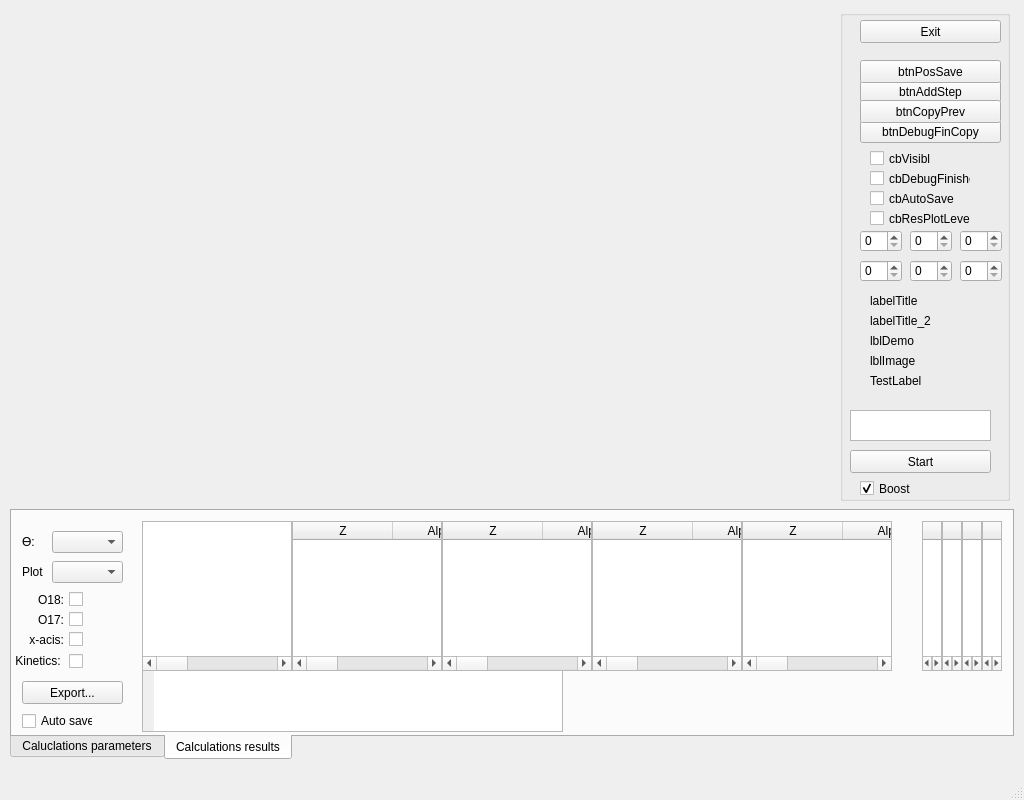
<?xml version="1.0" encoding="UTF-8"?>
<ui version="4.0">
 <class>O18MainWnd</class>
 <widget class="QMainWindow" name="O18MainWnd">
  <property name="geometry">
   <rect>
    <x>0</x>
    <y>0</y>
    <width>1024</width>
    <height>800</height>
   </rect>
  </property>
  <property name="windowTitle">
   <string>O18 Model</string>
  </property>
  <widget class="QWidget" name="centralwidget">
   <property name="autoFillBackground">
    <bool>false</bool>
   </property>
   <widget class="QTabWidget" name="tabWidget">
    <property name="enabled">
     <bool>true</bool>
    </property>
    <property name="geometry">
     <rect>
      <x>10</x>
      <y>509</y>
      <width>1004</width>
      <height>251</height>
     </rect>
    </property>
    <property name="autoFillBackground">
     <bool>false</bool>
    </property>
    <property name="tabPosition">
     <enum>QTabWidget::South</enum>
    </property>
    <property name="currentIndex">
     <number>1</number>
    </property>
    <widget class="QWidget" name="tab">
     <attribute name="title">
      <string>Caluclations parameters</string>
     </attribute>
     <widget class="QGroupBox" name="groupBox">
      <property name="geometry">
       <rect>
        <x>699</x>
        <y>0</y>
        <width>281</width>
        <height>210</height>
       </rect>
      </property>
      <property name="title">
       <string>Mass transfer devices</string>
      </property>
      <widget class="QLabel" name="label">
       <property name="geometry">
        <rect>
         <x>20</x>
         <y>20</y>
         <width>100</width>
         <height>21</height>
        </rect>
       </property>
       <property name="text">
        <string>First Column:</string>
       </property>
      </widget>
      <widget class="QComboBox" name="cbFirstColMTD">
       <property name="geometry">
        <rect>
         <x>120</x>
         <y>20</y>
         <width>151</width>
         <height>22</height>
        </rect>
       </property>
      </widget>
      <widget class="QComboBox" name="cbIntermColMTD">
       <property name="geometry">
        <rect>
         <x>120</x>
         <y>60</y>
         <width>151</width>
         <height>22</height>
        </rect>
       </property>
      </widget>
      <widget class="QLabel" name="label_2">
       <property name="geometry">
        <rect>
         <x>20</x>
         <y>60</y>
         <width>100</width>
         <height>21</height>
        </rect>
       </property>
       <property name="text">
        <string>Interm. Column(s):</string>
       </property>
      </widget>
      <widget class="QComboBox" name="cbLastColMTD">
       <property name="geometry">
        <rect>
         <x>120</x>
         <y>100</y>
         <width>151</width>
         <height>22</height>
        </rect>
       </property>
      </widget>
      <widget class="QLabel" name="label_3">
       <property name="geometry">
        <rect>
         <x>20</x>
         <y>100</y>
         <width>100</width>
         <height>21</height>
        </rect>
       </property>
       <property name="text">
        <string>Last Column:</string>
       </property>
      </widget>
      <widget class="QPushButton" name="btnMTDSetup">
       <property name="geometry">
        <rect>
         <x>120</x>
         <y>140</y>
         <width>151</width>
         <height>23</height>
        </rect>
       </property>
       <property name="text">
        <string>MTD setup...</string>
       </property>
      </widget>
     </widget>
     <widget class="QGroupBox" name="groupBox_2">
      <property name="geometry">
       <rect>
        <x>499</x>
        <y>0</y>
        <width>191</width>
        <height>210</height>
       </rect>
      </property>
      <property name="title">
       <string>Variation 1st column</string>
      </property>
      <widget class="QSpinBox" name="sbThetaEnd">
       <property name="geometry">
        <rect>
         <x>110</x>
         <y>50</y>
         <width>71</width>
         <height>22</height>
        </rect>
       </property>
       <property name="suffix">
        <string> %</string>
       </property>
       <property name="maximum">
        <number>100</number>
       </property>
      </widget>
      <widget class="QSpinBox" name="sbThetaBegin">
       <property name="geometry">
        <rect>
         <x>110</x>
         <y>20</y>
         <width>71</width>
         <height>22</height>
        </rect>
       </property>
       <property name="suffix">
        <string> %</string>
       </property>
       <property name="prefix">
        <string/>
       </property>
       <property name="maximum">
        <number>100</number>
       </property>
      </widget>
      <widget class="QLabel" name="label_12">
       <property name="geometry">
        <rect>
         <x>10</x>
         <y>20</y>
         <width>101</width>
         <height>21</height>
        </rect>
       </property>
       <property name="text">
        <string>ϴ begin:</string>
       </property>
      </widget>
      <widget class="QLabel" name="label_13">
       <property name="geometry">
        <rect>
         <x>10</x>
         <y>50</y>
         <width>101</width>
         <height>21</height>
        </rect>
       </property>
       <property name="text">
        <string>ϴ end:</string>
       </property>
      </widget>
      <widget class="QLabel" name="label_11">
       <property name="geometry">
        <rect>
         <x>10</x>
         <y>80</y>
         <width>101</width>
         <height>21</height>
        </rect>
       </property>
       <property name="text">
        <string>ϴ step:</string>
       </property>
      </widget>
      <widget class="QDoubleSpinBox" name="sbThetaStep">
       <property name="geometry">
        <rect>
         <x>110</x>
         <y>80</y>
         <width>71</width>
         <height>22</height>
        </rect>
       </property>
      </widget>
     </widget>
     <widget class="QGroupBox" name="groupBox_3">
      <property name="geometry">
       <rect>
        <x>10</x>
        <y>0</y>
        <width>481</width>
        <height>210</height>
       </rect>
      </property>
      <property name="title">
       <string>Common</string>
      </property>
      <widget class="QLabel" name="label_4">
       <property name="geometry">
        <rect>
         <x>10</x>
         <y>20</y>
         <width>101</width>
         <height>21</height>
        </rect>
       </property>
       <property name="text">
        <string>Target 18O output:</string>
       </property>
      </widget>
      <widget class="QSpinBox" name="sbTargetOutput">
       <property name="geometry">
        <rect>
         <x>110</x>
         <y>20</y>
         <width>121</width>
         <height>22</height>
        </rect>
       </property>
       <property name="suffix">
        <string> kg/year</string>
       </property>
       <property name="maximum">
        <number>999999</number>
       </property>
      </widget>
      <widget class="QSpinBox" name="sbInitialHeight">
       <property name="geometry">
        <rect>
         <x>110</x>
         <y>50</y>
         <width>121</width>
         <height>22</height>
        </rect>
       </property>
       <property name="suffix">
        <string> m</string>
       </property>
       <property name="maximum">
        <number>999</number>
       </property>
      </widget>
      <widget class="QLabel" name="label_5">
       <property name="geometry">
        <rect>
         <x>10</x>
         <y>50</y>
         <width>101</width>
         <height>21</height>
        </rect>
       </property>
       <property name="text">
        <string>Initial height:</string>
       </property>
      </widget>
      <widget class="QSpinBox" name="sbInitialPressure">
       <property name="geometry">
        <rect>
         <x>110</x>
         <y>80</y>
         <width>121</width>
         <height>22</height>
        </rect>
       </property>
       <property name="suffix">
        <string> kPa</string>
       </property>
       <property name="maximum">
        <number>99999</number>
       </property>
      </widget>
      <widget class="QLabel" name="label_6">
       <property name="geometry">
        <rect>
         <x>10</x>
         <y>80</y>
         <width>101</width>
         <height>21</height>
        </rect>
       </property>
       <property name="text">
        <string>Initial pressure:</string>
       </property>
      </widget>
      <widget class="QLabel" name="label_7">
       <property name="geometry">
        <rect>
         <x>250</x>
         <y>20</y>
         <width>101</width>
         <height>21</height>
        </rect>
       </property>
       <property name="text">
        <string>O18 concentr.:</string>
       </property>
      </widget>
      <widget class="QLabel" name="label_8">
       <property name="geometry">
        <rect>
         <x>250</x>
         <y>50</y>
         <width>101</width>
         <height>21</height>
        </rect>
       </property>
       <property name="text">
        <string>O17 concentr.:</string>
       </property>
      </widget>
      <widget class="QLabel" name="label_9">
       <property name="geometry">
        <rect>
         <x>250</x>
         <y>80</y>
         <width>101</width>
         <height>21</height>
        </rect>
       </property>
       <property name="text">
        <string>O18 stop concentr.:</string>
       </property>
      </widget>
      <widget class="QSpinBox" name="sbThetaIntermColumn">
       <property name="geometry">
        <rect>
         <x>110</x>
         <y>110</y>
         <width>121</width>
         <height>22</height>
        </rect>
       </property>
       <property name="suffix">
        <string> %</string>
       </property>
       <property name="maximum">
        <number>100</number>
       </property>
      </widget>
      <widget class="QLabel" name="label_10">
       <property name="geometry">
        <rect>
         <x>10</x>
         <y>110</y>
         <width>101</width>
         <height>21</height>
        </rect>
       </property>
       <property name="text">
        <string>O intermediate:</string>
       </property>
      </widget>
      <widget class="QLabel" name="label_16">
       <property name="geometry">
        <rect>
         <x>10</x>
         <y>140</y>
         <width>91</width>
         <height>21</height>
        </rect>
       </property>
       <property name="text">
        <string>Calc. type:</string>
       </property>
      </widget>
      <widget class="QComboBox" name="cbFormulaType">
       <property name="geometry">
        <rect>
         <x>110</x>
         <y>140</y>
         <width>121</width>
         <height>22</height>
        </rect>
       </property>
       <property name="currentIndex">
        <number>0</number>
       </property>
       <item>
        <property name="text">
         <string>simple</string>
        </property>
       </item>
       <item>
        <property name="text">
         <string>complex</string>
        </property>
       </item>
       <item>
        <property name="text">
         <string>mixed</string>
        </property>
       </item>
      </widget>
      <widget class="QDoubleSpinBox" name="sbInitialO18Conc">
       <property name="geometry">
        <rect>
         <x>350</x>
         <y>20</y>
         <width>121</width>
         <height>22</height>
        </rect>
       </property>
       <property name="prefix">
        <string/>
       </property>
       <property name="suffix">
        <string> 1/mol</string>
       </property>
       <property name="decimals">
        <number>4</number>
       </property>
       <property name="maximum">
        <double>9999.989999999999782</double>
       </property>
       <property name="singleStep">
        <double>0.001000000000000</double>
       </property>
      </widget>
      <widget class="QDoubleSpinBox" name="sbInitialO17Conc">
       <property name="geometry">
        <rect>
         <x>350</x>
         <y>50</y>
         <width>121</width>
         <height>22</height>
        </rect>
       </property>
       <property name="prefix">
        <string/>
       </property>
       <property name="suffix">
        <string> 1/mol</string>
       </property>
       <property name="decimals">
        <number>4</number>
       </property>
       <property name="maximum">
        <double>9999.989999999999782</double>
       </property>
       <property name="singleStep">
        <double>0.001000000000000</double>
       </property>
      </widget>
      <widget class="QDoubleSpinBox" name="sbStopO18Conc">
       <property name="geometry">
        <rect>
         <x>350</x>
         <y>80</y>
         <width>121</width>
         <height>22</height>
        </rect>
       </property>
       <property name="prefix">
        <string/>
       </property>
       <property name="suffix">
        <string> 1/mol</string>
       </property>
       <property name="decimals">
        <number>3</number>
       </property>
       <property name="maximum">
        <double>9999.989999999999782</double>
       </property>
      </widget>
      <widget class="QCheckBox" name="cbD2Correction">
       <property name="geometry">
        <rect>
         <x>240</x>
         <y>110</y>
         <width>121</width>
         <height>20</height>
        </rect>
       </property>
       <property name="layoutDirection">
        <enum>Qt::RightToLeft</enum>
       </property>
       <property name="autoFillBackground">
        <bool>false</bool>
       </property>
       <property name="text">
        <string>D2 correction           </string>
       </property>
       <property name="checked">
        <bool>true</bool>
       </property>
       <property name="tristate">
        <bool>false</bool>
       </property>
      </widget>
     </widget>
    </widget>
    <widget class="QWidget" name="tabRes">
     <attribute name="title">
      <string>Calculations results</string>
     </attribute>
     <widget class="QWidget" name="wgtTables" native="true">
      <property name="geometry">
       <rect>
        <x>130</x>
        <y>10</y>
        <width>871</width>
        <height>161</height>
       </rect>
      </property>
      <widget class="QTableWidget" name="tblCol0">
       <property name="geometry">
        <rect>
         <x>0</x>
         <y>0</y>
         <width>150</width>
         <height>150</height>
        </rect>
       </property>
       <property name="toolTip">
        <string>Column #1</string>
       </property>
       <property name="showGrid">
        <bool>true</bool>
       </property>
       <property name="wordWrap">
        <bool>true</bool>
       </property>
       <attribute name="horizontalHeaderVisible">
        <bool>false</bool>
       </attribute>
       <attribute name="horizontalHeaderHighlightSections">
        <bool>true</bool>
       </attribute>
       <attribute name="verticalHeaderVisible">
        <bool>false</bool>
       </attribute>
       <attribute name="verticalHeaderCascadingSectionResizes">
        <bool>false</bool>
       </attribute>
       <attribute name="verticalHeaderShowSortIndicator" stdset="0">
        <bool>false</bool>
       </attribute>
       <attribute name="verticalHeaderStretchLastSection">
        <bool>false</bool>
       </attribute>
       <column>
        <property name="text">
         <string>Z</string>
        </property>
        <property name="background">
         <color>
          <red>255</red>
          <green>255</green>
          <blue>255</blue>
         </color>
        </property>
       </column>
       <column>
        <property name="text">
         <string>Alpha</string>
        </property>
       </column>
       <column>
        <property name="text">
         <string>O18, 1/mol</string>
        </property>
       </column>
       <column>
        <property name="text">
         <string>O17, 1/mol</string>
        </property>
       </column>
      </widget>
      <widget class="QTableWidget" name="tblCol1">
       <property name="geometry">
        <rect>
         <x>150</x>
         <y>0</y>
         <width>150</width>
         <height>150</height>
        </rect>
       </property>
       <property name="toolTip">
        <string>Column #2</string>
       </property>
       <attribute name="verticalHeaderVisible">
        <bool>false</bool>
       </attribute>
       <column>
        <property name="text">
         <string>Z</string>
        </property>
       </column>
       <column>
        <property name="text">
         <string>Alpha</string>
        </property>
       </column>
       <column>
        <property name="text">
         <string>O18, 1/mol</string>
        </property>
       </column>
       <column>
        <property name="text">
         <string>O17, 1/mol</string>
        </property>
       </column>
      </widget>
      <widget class="QTableWidget" name="tblCol2">
       <property name="geometry">
        <rect>
         <x>300</x>
         <y>0</y>
         <width>150</width>
         <height>150</height>
        </rect>
       </property>
       <property name="toolTip">
        <string>Column #3</string>
       </property>
       <attribute name="verticalHeaderVisible">
        <bool>false</bool>
       </attribute>
       <column>
        <property name="text">
         <string>Z</string>
        </property>
       </column>
       <column>
        <property name="text">
         <string>Alpha</string>
        </property>
       </column>
       <column>
        <property name="text">
         <string>O18, 1/mol</string>
        </property>
       </column>
       <column>
        <property name="text">
         <string>O17, 1/mol</string>
        </property>
       </column>
      </widget>
      <widget class="QTableWidget" name="tblCol3">
       <property name="geometry">
        <rect>
         <x>450</x>
         <y>0</y>
         <width>150</width>
         <height>150</height>
        </rect>
       </property>
       <property name="toolTip">
        <string>Column #4</string>
       </property>
       <attribute name="verticalHeaderVisible">
        <bool>false</bool>
       </attribute>
       <column>
        <property name="text">
         <string>Z</string>
        </property>
       </column>
       <column>
        <property name="text">
         <string>Alpha</string>
        </property>
       </column>
       <column>
        <property name="text">
         <string>O18, 1/mol</string>
        </property>
       </column>
       <column>
        <property name="text">
         <string>O17, 1/mol</string>
        </property>
       </column>
      </widget>
      <widget class="QTableWidget" name="tblCol4">
       <property name="geometry">
        <rect>
         <x>600</x>
         <y>0</y>
         <width>150</width>
         <height>150</height>
        </rect>
       </property>
       <property name="toolTip">
        <string>Column #5</string>
       </property>
       <attribute name="verticalHeaderVisible">
        <bool>false</bool>
       </attribute>
       <column>
        <property name="text">
         <string>Z</string>
        </property>
       </column>
       <column>
        <property name="text">
         <string>Alpha</string>
        </property>
       </column>
       <column>
        <property name="text">
         <string>O18, 1/mol</string>
        </property>
       </column>
       <column>
        <property name="text">
         <string>O17, 1/mol</string>
        </property>
       </column>
      </widget>
      <widget class="QTableWidget" name="tblCol8">
       <property name="enabled">
        <bool>true</bool>
       </property>
       <property name="geometry">
        <rect>
         <x>840</x>
         <y>0</y>
         <width>20</width>
         <height>150</height>
        </rect>
       </property>
       <property name="toolTip">
        <string>Column #9</string>
       </property>
       <attribute name="verticalHeaderVisible">
        <bool>false</bool>
       </attribute>
       <column>
        <property name="text">
         <string>Z</string>
        </property>
       </column>
       <column>
        <property name="text">
         <string>Alpha</string>
        </property>
       </column>
       <column>
        <property name="text">
         <string>O18, 1/mol</string>
        </property>
       </column>
       <column>
        <property name="text">
         <string>O17, 1/mol</string>
        </property>
       </column>
      </widget>
      <widget class="QTableWidget" name="tblCol7">
       <property name="enabled">
        <bool>true</bool>
       </property>
       <property name="geometry">
        <rect>
         <x>820</x>
         <y>0</y>
         <width>20</width>
         <height>150</height>
        </rect>
       </property>
       <property name="toolTip">
        <string>Column #8</string>
       </property>
       <attribute name="verticalHeaderVisible">
        <bool>false</bool>
       </attribute>
       <column>
        <property name="text">
         <string>Z</string>
        </property>
       </column>
       <column>
        <property name="text">
         <string>Alpha</string>
        </property>
       </column>
       <column>
        <property name="text">
         <string>O18, 1/mol</string>
        </property>
       </column>
       <column>
        <property name="text">
         <string>O17, 1/mol</string>
        </property>
       </column>
      </widget>
      <widget class="QTableWidget" name="tblCol5">
       <property name="enabled">
        <bool>true</bool>
       </property>
       <property name="geometry">
        <rect>
         <x>780</x>
         <y>0</y>
         <width>20</width>
         <height>150</height>
        </rect>
       </property>
       <property name="toolTip">
        <string>Column #6</string>
       </property>
       <attribute name="verticalHeaderVisible">
        <bool>false</bool>
       </attribute>
       <column>
        <property name="text">
         <string>Z</string>
        </property>
       </column>
       <column>
        <property name="text">
         <string>Alpha</string>
        </property>
       </column>
       <column>
        <property name="text">
         <string>O18, 1/mol</string>
        </property>
       </column>
       <column>
        <property name="text">
         <string>O17, 1/mol</string>
        </property>
       </column>
      </widget>
      <widget class="QTableWidget" name="tblCol6">
       <property name="enabled">
        <bool>true</bool>
       </property>
       <property name="geometry">
        <rect>
         <x>800</x>
         <y>0</y>
         <width>20</width>
         <height>150</height>
        </rect>
       </property>
       <property name="toolTip">
        <string>7</string>
       </property>
       <attribute name="verticalHeaderVisible">
        <bool>false</bool>
       </attribute>
       <column>
        <property name="text">
         <string>Z</string>
        </property>
       </column>
       <column>
        <property name="text">
         <string>Alpha</string>
        </property>
       </column>
       <column>
        <property name="text">
         <string>O18, 1/mol</string>
        </property>
       </column>
       <column>
        <property name="text">
         <string>O17, 1/mol</string>
        </property>
       </column>
      </widget>
      <zorder>tblCol1</zorder>
      <zorder>tblCol2</zorder>
      <zorder>tblCol3</zorder>
      <zorder>tblCol4</zorder>
      <zorder>tblCol8</zorder>
      <zorder>tblCol7</zorder>
      <zorder>tblCol5</zorder>
      <zorder>tblCol6</zorder>
      <zorder>tblCol0</zorder>
     </widget>
     <widget class="QTableWidget" name="tblVolApp">
      <property name="geometry">
       <rect>
        <x>130</x>
        <y>10</y>
        <width>421</width>
        <height>211</height>
       </rect>
      </property>
      <property name="rowCount">
       <number>2</number>
      </property>
      <property name="columnCount">
       <number>2</number>
      </property>
      <attribute name="horizontalHeaderMinimumSectionSize">
       <number>31</number>
      </attribute>
      <row>
       <property name="text">
        <string>1</string>
       </property>
      </row>
      <row>
       <property name="text">
        <string>2</string>
       </property>
      </row>
      <column>
       <property name="text">
        <string>Theta</string>
       </property>
      </column>
      <column>
       <property name="text">
        <string>Volume of Apparature, m3</string>
       </property>
      </column>
     </widget>
     <widget class="QWidget" name="wgtCtrl" native="true">
      <property name="geometry">
       <rect>
        <x>0</x>
        <y>10</y>
        <width>121</width>
        <height>211</height>
       </rect>
      </property>
      <widget class="QCheckBox" name="cbResAutosave">
       <property name="geometry">
        <rect>
         <x>10</x>
         <y>190</y>
         <width>71</width>
         <height>20</height>
        </rect>
       </property>
       <property name="layoutDirection">
        <enum>Qt::LeftToRight</enum>
       </property>
       <property name="text">
        <string>Auto save</string>
       </property>
      </widget>
      <widget class="QCheckBox" name="cbResxacis">
       <property name="geometry">
        <rect>
         <x>10</x>
         <y>110</y>
         <width>61</width>
         <height>17</height>
        </rect>
       </property>
       <property name="layoutDirection">
        <enum>Qt::RightToLeft</enum>
       </property>
       <property name="text">
        <string>x-acis:</string>
       </property>
      </widget>
      <widget class="QComboBox" name="cbResTheta">
       <property name="geometry">
        <rect>
         <x>40</x>
         <y>10</y>
         <width>71</width>
         <height>22</height>
        </rect>
       </property>
      </widget>
      <widget class="QCheckBox" name="cbResO17">
       <property name="geometry">
        <rect>
         <x>10</x>
         <y>90</y>
         <width>61</width>
         <height>17</height>
        </rect>
       </property>
       <property name="layoutDirection">
        <enum>Qt::RightToLeft</enum>
       </property>
       <property name="text">
        <string>O17:</string>
       </property>
      </widget>
      <widget class="QLabel" name="label_15">
       <property name="geometry">
        <rect>
         <x>10</x>
         <y>40</y>
         <width>21</width>
         <height>21</height>
        </rect>
       </property>
       <property name="text">
        <string>Plot:</string>
       </property>
      </widget>
      <widget class="QPushButton" name="btnExportResult">
       <property name="geometry">
        <rect>
         <x>10</x>
         <y>160</y>
         <width>101</width>
         <height>23</height>
        </rect>
       </property>
       <property name="text">
        <string>Export...</string>
       </property>
      </widget>
      <widget class="QCheckBox" name="cbResKinetics">
       <property name="geometry">
        <rect>
         <x>0</x>
         <y>130</y>
         <width>71</width>
         <height>20</height>
        </rect>
       </property>
       <property name="layoutDirection">
        <enum>Qt::RightToLeft</enum>
       </property>
       <property name="text">
        <string>Kinetics: </string>
       </property>
      </widget>
      <widget class="QComboBox" name="cbResPlotCol">
       <property name="geometry">
        <rect>
         <x>40</x>
         <y>40</y>
         <width>71</width>
         <height>22</height>
        </rect>
       </property>
      </widget>
      <widget class="QCheckBox" name="cbResO18">
       <property name="geometry">
        <rect>
         <x>10</x>
         <y>70</y>
         <width>61</width>
         <height>17</height>
        </rect>
       </property>
       <property name="layoutDirection">
        <enum>Qt::RightToLeft</enum>
       </property>
       <property name="text">
        <string>O18:</string>
       </property>
      </widget>
      <widget class="QLabel" name="label_14">
       <property name="geometry">
        <rect>
         <x>10</x>
         <y>10</y>
         <width>21</width>
         <height>21</height>
        </rect>
       </property>
       <property name="text">
        <string>ϴ:</string>
       </property>
      </widget>
     </widget>
     <zorder>tblVolApp</zorder>
     <zorder>wgtTables</zorder>
     <zorder>wgtCtrl</zorder>
    </widget>
   </widget>
   <widget class="QGroupBox" name="groupBox_4">
    <property name="geometry">
     <rect>
      <x>840</x>
      <y>10</y>
      <width>170</width>
      <height>491</height>
     </rect>
    </property>
    <property name="title">
     <string/>
    </property>
    <widget class="QCheckBox" name="cbBoost">
     <property name="geometry">
      <rect>
       <x>20</x>
       <y>470</y>
       <width>70</width>
       <height>17</height>
      </rect>
     </property>
     <property name="text">
      <string>Boost</string>
     </property>
     <property name="checked">
      <bool>true</bool>
     </property>
    </widget>
    <widget class="QPushButton" name="btnExit">
     <property name="geometry">
      <rect>
       <x>20</x>
       <y>10</y>
       <width>141</width>
       <height>23</height>
      </rect>
     </property>
     <property name="text">
      <string>Exit</string>
     </property>
    </widget>
    <widget class="QWidget" name="wgtDebug" native="true">
     <property name="geometry">
      <rect>
       <x>20</x>
       <y>40</y>
       <width>150</width>
       <height>341</height>
      </rect>
     </property>
     <widget class="QPushButton" name="btnDebugFinCopy">
      <property name="geometry">
       <rect>
        <x>0</x>
        <y>70</y>
        <width>141</width>
        <height>23</height>
       </rect>
      </property>
      <property name="text">
       <string>btnDebugFinCopy</string>
      </property>
     </widget>
     <widget class="QPushButton" name="btnAddStep">
      <property name="geometry">
       <rect>
        <x>0</x>
        <y>30</y>
        <width>141</width>
        <height>23</height>
       </rect>
      </property>
      <property name="text">
       <string>btnAddStep</string>
      </property>
     </widget>
     <widget class="QPushButton" name="btnCopyPrev">
      <property name="geometry">
       <rect>
        <x>0</x>
        <y>50</y>
        <width>141</width>
        <height>23</height>
       </rect>
      </property>
      <property name="text">
       <string>btnCopyPrev</string>
      </property>
     </widget>
     <widget class="QPushButton" name="btnPosSave">
      <property name="geometry">
       <rect>
        <x>0</x>
        <y>10</y>
        <width>141</width>
        <height>23</height>
       </rect>
      </property>
      <property name="text">
       <string>btnPosSave</string>
      </property>
     </widget>
     <widget class="QCheckBox" name="cbVisible">
      <property name="geometry">
       <rect>
        <x>10</x>
        <y>100</y>
        <width>61</width>
        <height>17</height>
       </rect>
      </property>
      <property name="layoutDirection">
       <enum>Qt::LeftToRight</enum>
      </property>
      <property name="text">
       <string>cbVisible</string>
      </property>
     </widget>
     <widget class="QCheckBox" name="cbDebugFinished">
      <property name="geometry">
       <rect>
        <x>10</x>
        <y>120</y>
        <width>101</width>
        <height>17</height>
       </rect>
      </property>
      <property name="layoutDirection">
       <enum>Qt::LeftToRight</enum>
      </property>
      <property name="text">
       <string>cbDebugFinished</string>
      </property>
     </widget>
     <widget class="QCheckBox" name="cbAutoSave">
      <property name="geometry">
       <rect>
        <x>10</x>
        <y>140</y>
        <width>101</width>
        <height>17</height>
       </rect>
      </property>
      <property name="layoutDirection">
       <enum>Qt::LeftToRight</enum>
      </property>
      <property name="text">
       <string>cbAutoSave</string>
      </property>
     </widget>
     <widget class="QCheckBox" name="cbResPlotLevel">
      <property name="geometry">
       <rect>
        <x>10</x>
        <y>160</y>
        <width>101</width>
        <height>17</height>
       </rect>
      </property>
      <property name="layoutDirection">
       <enum>Qt::LeftToRight</enum>
      </property>
      <property name="text">
       <string>cbResPlotLevel</string>
      </property>
     </widget>
     <widget class="QSpinBox" name="sbTop">
      <property name="geometry">
       <rect>
        <x>100</x>
        <y>180</y>
        <width>42</width>
        <height>22</height>
       </rect>
      </property>
     </widget>
     <widget class="QSpinBox" name="sbHeight">
      <property name="geometry">
       <rect>
        <x>0</x>
        <y>180</y>
        <width>42</width>
        <height>22</height>
       </rect>
      </property>
     </widget>
     <widget class="QSpinBox" name="sbLeft">
      <property name="geometry">
       <rect>
        <x>50</x>
        <y>180</y>
        <width>42</width>
        <height>22</height>
       </rect>
      </property>
     </widget>
     <widget class="QSpinBox" name="sbStepNum">
      <property name="geometry">
       <rect>
        <x>100</x>
        <y>210</y>
        <width>42</width>
        <height>22</height>
       </rect>
      </property>
     </widget>
     <widget class="QSpinBox" name="sbWidth">
      <property name="geometry">
       <rect>
        <x>0</x>
        <y>210</y>
        <width>42</width>
        <height>22</height>
       </rect>
      </property>
     </widget>
     <widget class="QSpinBox" name="sbChartNum">
      <property name="geometry">
       <rect>
        <x>50</x>
        <y>210</y>
        <width>42</width>
        <height>22</height>
       </rect>
      </property>
     </widget>
     <widget class="QLabel" name="TestLabel">
      <property name="geometry">
       <rect>
        <x>10</x>
        <y>320</y>
        <width>451</width>
        <height>21</height>
       </rect>
      </property>
      <property name="text">
       <string>TestLabel</string>
      </property>
     </widget>
     <widget class="QLabel" name="lblImage">
      <property name="geometry">
       <rect>
        <x>10</x>
        <y>300</y>
        <width>161</width>
        <height>21</height>
       </rect>
      </property>
      <property name="text">
       <string>lblImage</string>
      </property>
     </widget>
     <widget class="QLabel" name="labelTitle">
      <property name="geometry">
       <rect>
        <x>10</x>
        <y>240</y>
        <width>161</width>
        <height>21</height>
       </rect>
      </property>
      <property name="text">
       <string>labelTitle</string>
      </property>
     </widget>
     <widget class="QLabel" name="labelTitle_2">
      <property name="geometry">
       <rect>
        <x>10</x>
        <y>260</y>
        <width>161</width>
        <height>21</height>
       </rect>
      </property>
      <property name="text">
       <string>labelTitle_2</string>
      </property>
     </widget>
     <widget class="QLabel" name="lblDemo">
      <property name="geometry">
       <rect>
        <x>10</x>
        <y>280</y>
        <width>71</width>
        <height>21</height>
       </rect>
      </property>
      <property name="text">
       <string>lblDemo</string>
      </property>
     </widget>
    </widget>
    <widget class="QPushButton" name="btnStartCalc">
     <property name="geometry">
      <rect>
       <x>10</x>
       <y>440</y>
       <width>141</width>
       <height>23</height>
      </rect>
     </property>
     <property name="text">
      <string>Start</string>
     </property>
    </widget>
    <widget class="QTextEdit" name="tbLog">
     <property name="geometry">
      <rect>
       <x>10</x>
       <y>400</y>
       <width>141</width>
       <height>31</height>
      </rect>
     </property>
    </widget>
   </widget>
   <widget class="QWidget" name="wgtImage" native="true">
    <property name="geometry">
     <rect>
      <x>10</x>
      <y>10</y>
      <width>531</width>
      <height>331</height>
     </rect>
    </property>
    <zorder>wgtCtrl</zorder>
   </widget>
   <widget class="QWidget" name="wgtLeft" native="true">
    <property name="geometry">
     <rect>
      <x>340</x>
      <y>350</y>
      <width>150</width>
      <height>150</height>
     </rect>
    </property>
   </widget>
   <widget class="QWidget" name="wgtRight" native="true">
    <property name="geometry">
     <rect>
      <x>500</x>
      <y>350</y>
      <width>151</width>
      <height>151</height>
     </rect>
    </property>
   </widget>
  </widget>
  <widget class="QMenuBar" name="menubar">
   <property name="enabled">
    <bool>true</bool>
   </property>
   <property name="geometry">
    <rect>
     <x>0</x>
     <y>0</y>
     <width>1024</width>
     <height>21</height>
    </rect>
   </property>
  </widget>
  <widget class="QStatusBar" name="statusbar">
   <property name="enabled">
    <bool>true</bool>
   </property>
  </widget>
 </widget>
 <resources/>
 <connections/>
</ui>
